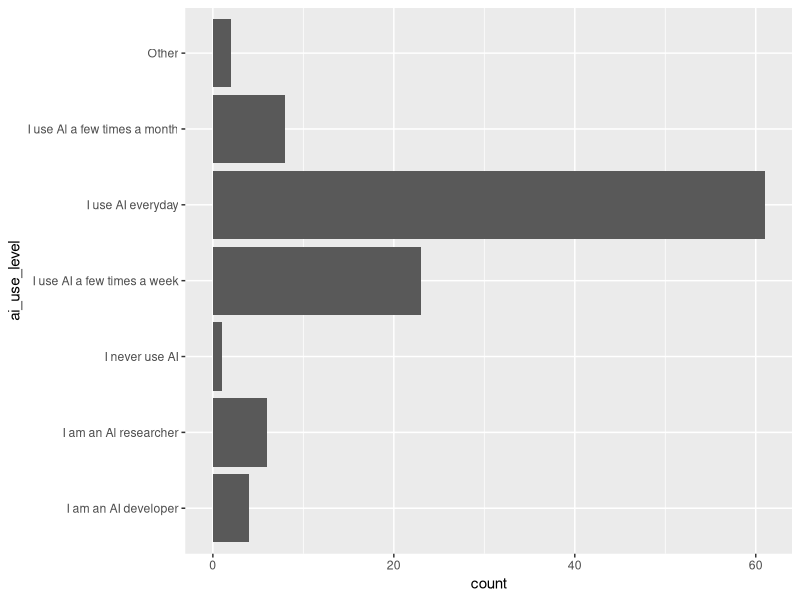
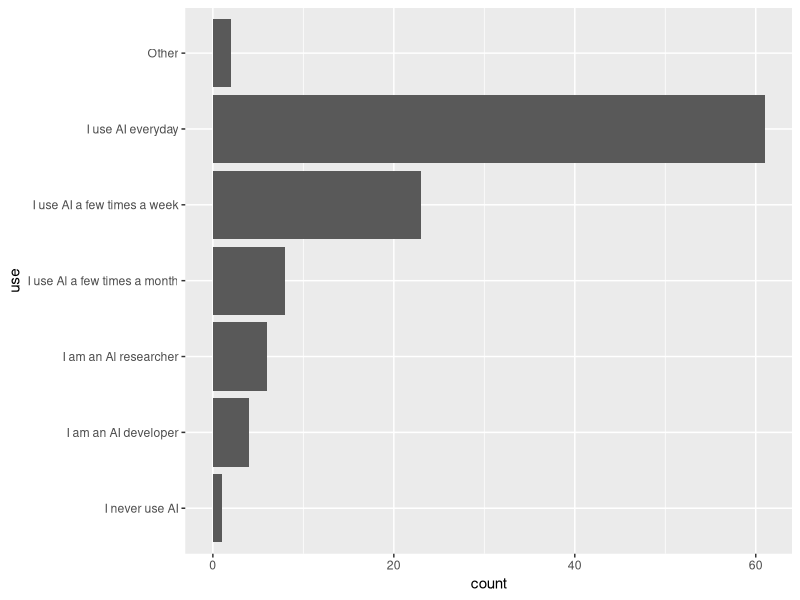
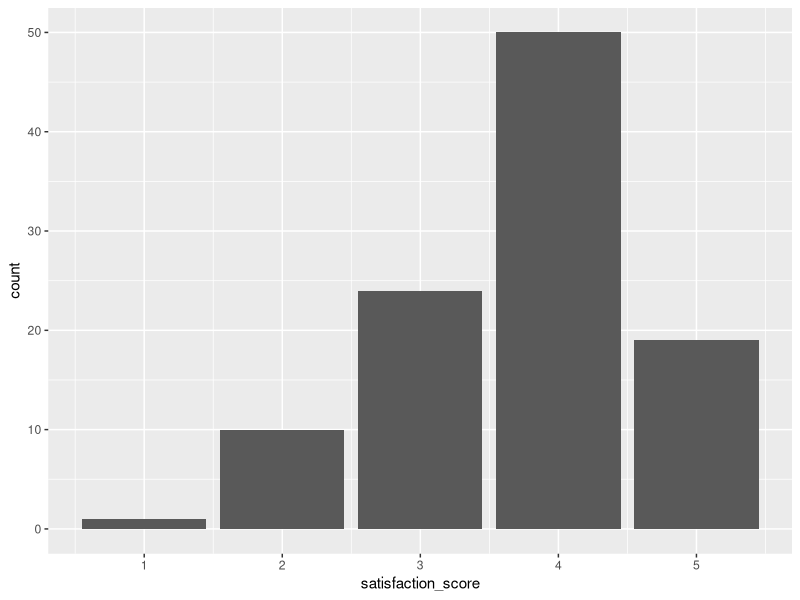
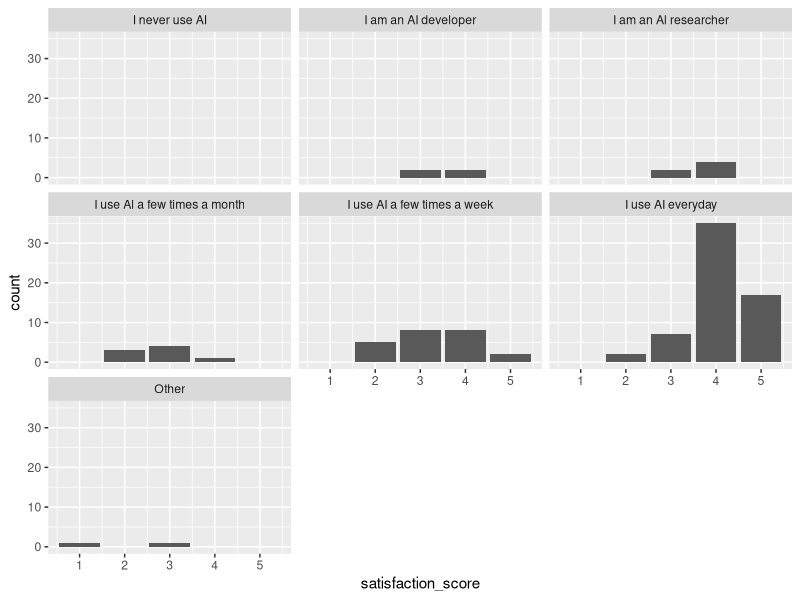
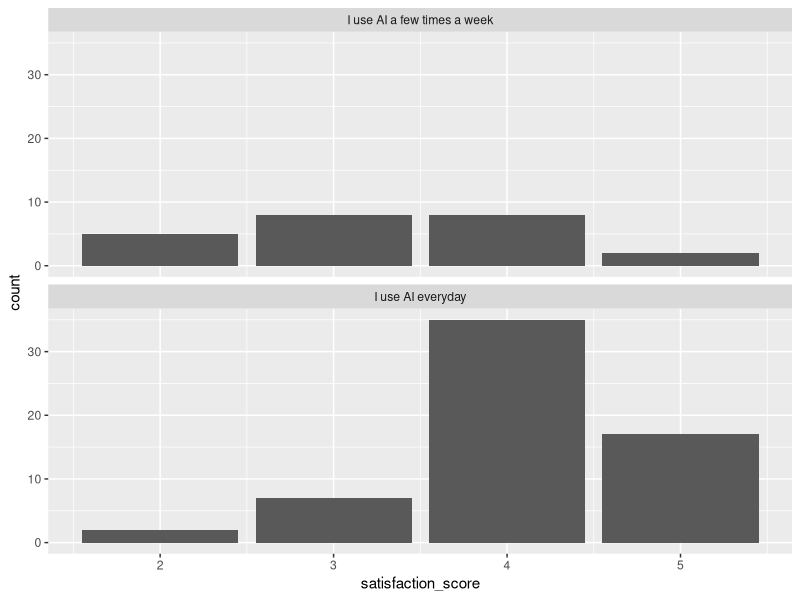

Generate these figures, in order, with R:
## ---- chunk 1
# Settings for the whole document (Class 6, section 5). It does not appear in
# the knitted output.
knitr::opts_chunk$set(echo = TRUE, collapse = TRUE)
## ---- chunk 2
library(readr)
library(dplyr)
library(tidyr)
library(ggplot2)

survey <- read_csv("data/survey/Biohackathon2025AISurvey_data_cleaned_ENG_R1.csv",
                   show_col_types = FALSE)
dim(survey)
## ---- chunk 3
glimpse(survey)
## ---- chunk 4
table(survey$ai_use_level, useNA = "ifany")
## ---- chunk 5
table(survey$country, useNA = "ifany")
## ---- chunk 6
sum(survey$country %in% c("Japan", "Thailand"))
## ---- chunk 7

## ---- chunk 8
head(survey$challenges_faced, 3)
## ---- chunk 9
survey <- survey |>
  mutate(inaccurate = grepl("inaccurate", challenges_faced))

table(survey$inaccurate)
sum(is.na(survey$challenges_faced))
## ---- chunk 10
ggplot(survey, aes(y = ai_use_level)) +
  geom_bar()
## ---- chunk 11
typed <- c("I never use AI", "I am an AI developer", "I am an AI researcher",
           "I use AI a few times a month", "I use AI a few times a week",
           "I use AI everyday", "Other")

table(factor(survey$ai_use_level, levels = typed), useNA = "ifany")
## ---- chunk 12
use_levels <- c("I never use AI", "I am an AI developer",
                "I am an Al researcher",            # Al, lower-case L, as in the data
                "I use Al a few times a month",     # here too
                "I use AI a few times a week", "I use AI everyday", "Other")

survey <- survey |>
  mutate(use = factor(ai_use_level, levels = use_levels))

table(survey$use, useNA = "ifany")

ggplot(survey, aes(y = use)) +
  geom_bar()
## ---- chunk 13
table(survey$concern_misinfo, useNA = "ifany")
## ---- chunk 14
mean(survey$concern_misinfo, na.rm = TRUE)
## ---- chunk 15
survey <- survey |>
  mutate(concern_misinfo = parse_number(concern_misinfo))

table(survey$concern_misinfo, useNA = "ifany")
## ---- chunk 16
table(survey$concern_bias, useNA = "ifany")
table(survey$concern_privacy, useNA = "ifany")
table(survey$concern_ip, useNA = "ifany")
table(survey$concern_environment, useNA = "ifany")
## ---- chunk 17
table(survey$satisfaction_score, useNA = "ifany")

ggplot(survey, aes(x = satisfaction_score)) +
  geom_bar()
## ---- chunk 18
table(survey$satisfaction_score, is.na(survey$improvements_desired), useNA = "ifany")
## ---- chunk 19
ggplot(survey, aes(x = satisfaction_score)) +
  geom_bar() +
  facet_wrap(~ use)
## ---- chunk 20

## ---- chunk 21
two <- survey |>
  filter(ai_use_level %in% c("I use AI a few times a week", "I use AI everyday"))

table(two$ai_use_level)

ggplot(two, aes(x = satisfaction_score)) +
  geom_bar() +
  facet_wrap(~ ai_use_level, ncol = 1)
## ---- chunk 22
fit <- lm(satisfaction_score ~ ai_use_level, data = two)
summary(fit)
confint(fit)
## ---- chunk 23
t.test(satisfaction_score ~ ai_use_level, data = two)
